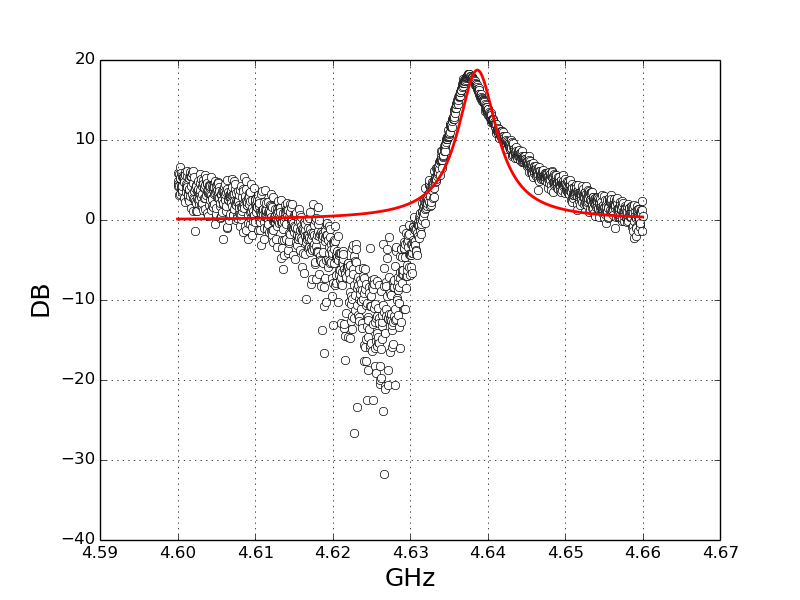
#> input picture Lorentzian/lorentzian.png, 800 x 600 px, given in place of the camera
$ python binarize.py   (Python 2 division)   (older library calls are emulated)
#> lines starting #> are read from the running program, lines starting #| are printed output that depends on the picture; after the words box and inside, x2 and y2 are one past the last pixel; in counts of white or black regions, pixels touching at a corner belong together
import cv2
import numpy as np
import wave
import os
import threading
import subprocess
from time import sleep,time

# [88 lines left out: functions binarize_image, check_contours, not called in this run]


def detect_motion(t0, t1, t2):
    """
    Calcula la diferencia absoluta entre dos pares de imagenes y
    retorna la matriz resultante
    """
    d1 = cv2.absdiff(t2, t1)
    d2 = cv2.absdiff(t1, t0)
    return cv2.bitwise_and(d1, d2)

# [20 lines left out: function choose_song, not called in this run]

def get_webcam():
    """
    Activa la camara y toma una foto al detectar movimiento
    en la imagen actual
    """

    #Inicializamos la camara
    vc = cv2.VideoCapture(0)
    reloj = int(time())

    #Validamos si la camara se inicializo con exito:
    if vc.isOpened():
        #si no hubo error al iniciar, comienza a leer imagenes de la camara
        rval, frame = vc.read()
#> frame is the input picture: shape (600, 800, 3); mean B, G, R 245.8, 245.8, 246.7
        gray = cv2.cvtColor(frame, cv2.COLOR_BGR2GRAY)
        (thresh, threshed_image) = cv2.threshold(gray, 128, 255, cv2.THRESH_BINARY_INV | cv2.THRESH_OTSU)
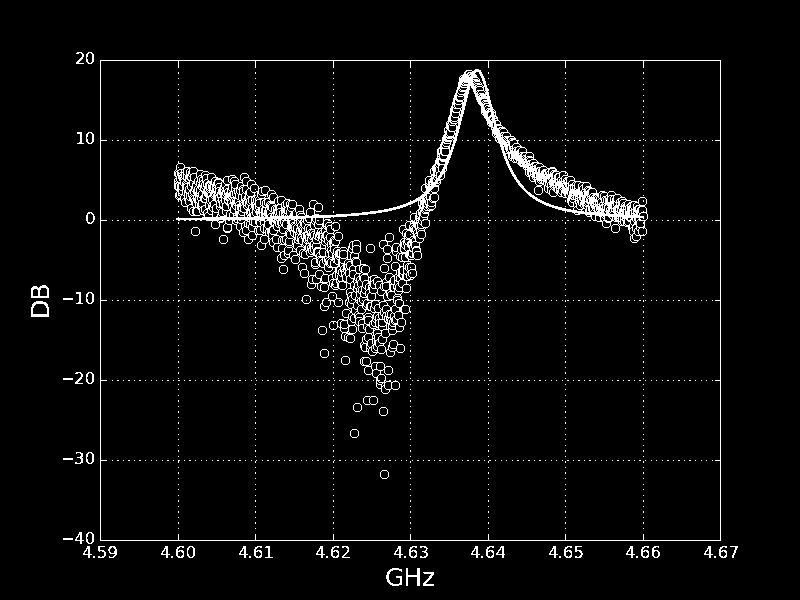
#> threshed_image: shape (600, 800); 4.1% white in thin lines or dots, all inside (x1, y1, x2, y2) = (31, 52, 738, 586)
#> thresh = 159

        #Aqui declaramos tres imagenes de referencia
        t_minus = cv2.cvtColor(vc.read()[1], cv2.COLOR_RGB2GRAY)
        t = cv2.cvtColor(vc.read()[1], cv2.COLOR_RGB2GRAY)
        t_plus = cv2.cvtColor(vc.read()[1], cv2.COLOR_RGB2GRAY)
        #Suavizamos la imagen del movimiento y calculamos el promedio
        #del color de los pixeles
        mean = cv2.GaussianBlur(detect_motion(t_minus, t, t_plus), (5, 5), 0).mean()
#> in detect_motion, `d1 = cv2.absdiff(t2, t1)`: d1: shape (600, 800); every value is 0
#> mean = 0
    else:
        print "No se encontro una camara web funcional"
        rval = False


    #Mientras la camara este activa:
    while rval:
        t2 = reloj+4
        gray = cv2.cvtColor(vc.read()[1], cv2.COLOR_BGR2GRAY)
        (thresh, threshed_image) = cv2.threshold(gray, 128, 255, cv2.THRESH_BINARY_INV | cv2.THRESH_OTSU)
        (thresh, threshed_image) = cv2.threshold(gray, thresh, 255, cv2.THRESH_BINARY_INV | cv2.THRESH_OTSU)

        img = detect_motion(t_minus, t, t_plus)
       # img = cv2.threshold(img, 128, 255, cv2.THRESH_BINARY_INV | cv2.THRESH_OTSU)[1]
        img = cv2.GaussianBlur(img, (5, 5), 0)

        #Mostrar lo que se esta observando
        cv2.imshow("preview", threshed_image)

        #Si en la matriz se observa movimiento, entonces el valor promedio de los pixeles
        #sera mayor al valor promedio del color en los pixeles en la base
        if img.mean()>mean:

            #Pasamos a obtener el umbral de la imagen actual
            if int(time()) >= (t2):
                binarize_image(vc.read()[1])
                reloj = int(time())

            #Retomamos las imagenes de referencia del movimiento
            t_minus = cv2.cvtColor(vc.read()[1], cv2.COLOR_RGB2GRAY)
            t = cv2.cvtColor(vc.read()[1], cv2.COLOR_RGB2GRAY)
            t_plus = cv2.cvtColor(vc.read()[1], cv2.COLOR_RGB2GRAY)
        else:
            t_minus = t
            t = t_plus
            t_plus = cv2.cvtColor(vc.read()[1], cv2.COLOR_RGB2GRAY)

        rval, frame = vc.read()
        key = cv2.waitKey(20)
#> (key Esc is pressed here)

        #Podemos salir de nuestro ciclo presionando cualquier tecla
        if key != -1:
            break
    cv2.destroyWindow("preview")

if __name__ == "__main__":
    get_webcam()

$ run again, on Lorentzian/s21_coil_-500mV (1).png
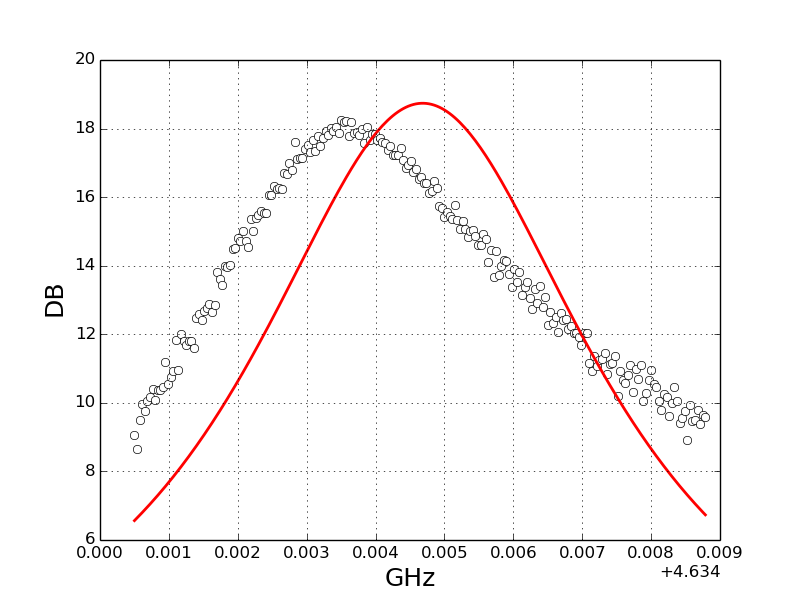
#> input picture Lorentzian/s21_coil_-500mV (1).png, 800 x 600 px, given in place of the camera
#> in get_webcam, frame is the input picture: shape (600, 800, 3); mean B, G, R 248, 248, 249.5
#> in get_webcam, `(thresh, threshed_image) = cv2.threshold(gray, 128, 255, cv2.THRESH_BI..`:
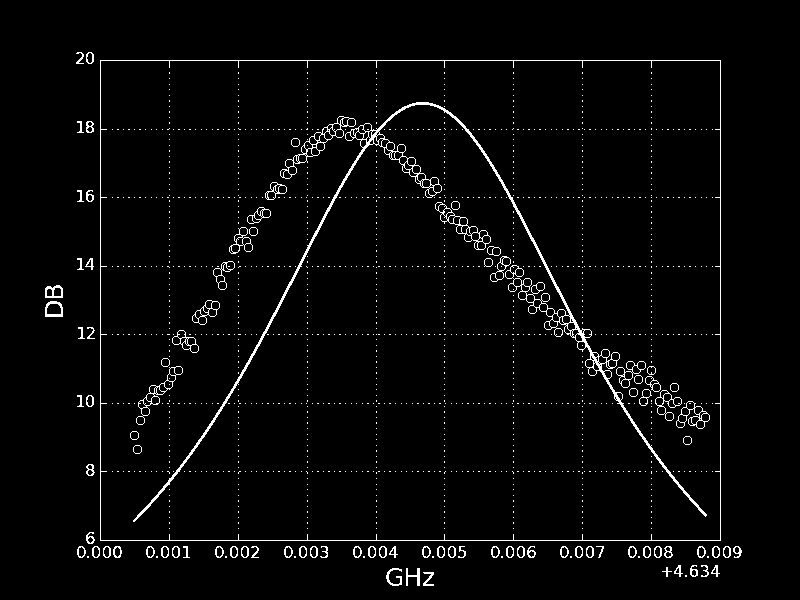
#> threshed_image: shape (600, 800); 2.9% white in thin lines or dots, all inside (x1, y1, x2, y2) = (45, 52, 742, 586)
#> thresh = 159
#> d1: shape (600, 800); every value is 0
#> mean = 0
